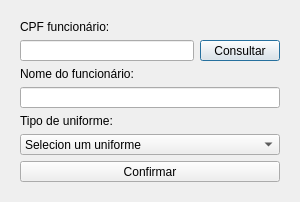
<?xml version="1.0" encoding="UTF-8"?>
<ui version="4.0">
 <class>Dialog</class>
 <widget class="QDialog" name="Dialog">
  <property name="geometry">
   <rect>
    <x>0</x>
    <y>0</y>
    <width>300</width>
    <height>180</height>
   </rect>
  </property>
  <property name="maximumSize">
   <size>
    <width>300</width>
    <height>180</height>
   </size>
  </property>
  <property name="windowTitle">
   <string>Adicionar empréstimo</string>
  </property>
  <property name="windowIcon">
   <iconset>
    <normaloff>uniforme-policial-removebg-preview.png</normaloff>uniforme-policial-removebg-preview.png</iconset>
  </property>
  <layout class="QVBoxLayout" name="verticalLayout_2">
   <item>
    <widget class="QWidget" name="widget" native="true">
     <property name="maximumSize">
      <size>
       <width>400</width>
       <height>180</height>
      </size>
     </property>
     <layout class="QVBoxLayout" name="verticalLayout">
      <item>
       <widget class="QLabel" name="lbl_cpf_funcionario_emprestimo">
        <property name="text">
         <string>CPF funcionário:</string>
        </property>
       </widget>
      </item>
      <item>
       <layout class="QHBoxLayout" name="horizontalLayout">
        <item>
         <widget class="QLineEdit" name="txt_cpf_funcionario_emprestimo"/>
        </item>
        <item>
         <widget class="QPushButton" name="btn_consulta_funcionario">
          <property name="text">
           <string>Consultar</string>
          </property>
         </widget>
        </item>
       </layout>
      </item>
      <item>
       <widget class="QLabel" name="lbl_nome_funcionario_emprestimo">
        <property name="text">
         <string>Nome do funcionário:</string>
        </property>
       </widget>
      </item>
      <item>
       <widget class="QLineEdit" name="txt_nome_funcionario_emprestimo"/>
      </item>
      <item>
       <widget class="QLabel" name="lbl_tipo_uniforme">
        <property name="text">
         <string>Tipo de uniforme:</string>
        </property>
       </widget>
      </item>
      <item>
       <widget class="QComboBox" name="cb_tipo_uniforme">
        <item>
         <property name="text">
          <string>Selecion um uniforme</string>
         </property>
        </item>
       </widget>
      </item>
      <item>
       <widget class="QPushButton" name="btn_confirmar">
        <property name="text">
         <string>Confirmar</string>
        </property>
       </widget>
      </item>
     </layout>
    </widget>
   </item>
  </layout>
 </widget>
 <resources/>
 <connections/>
</ui>
